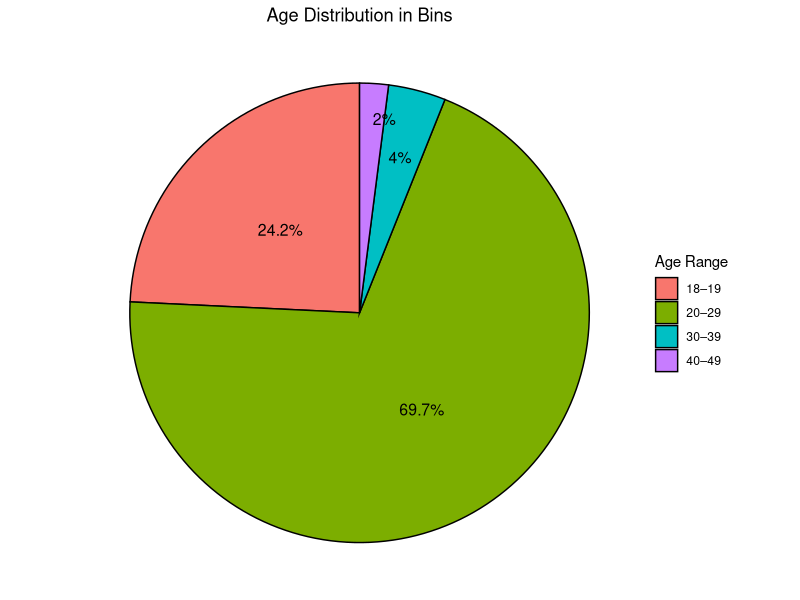
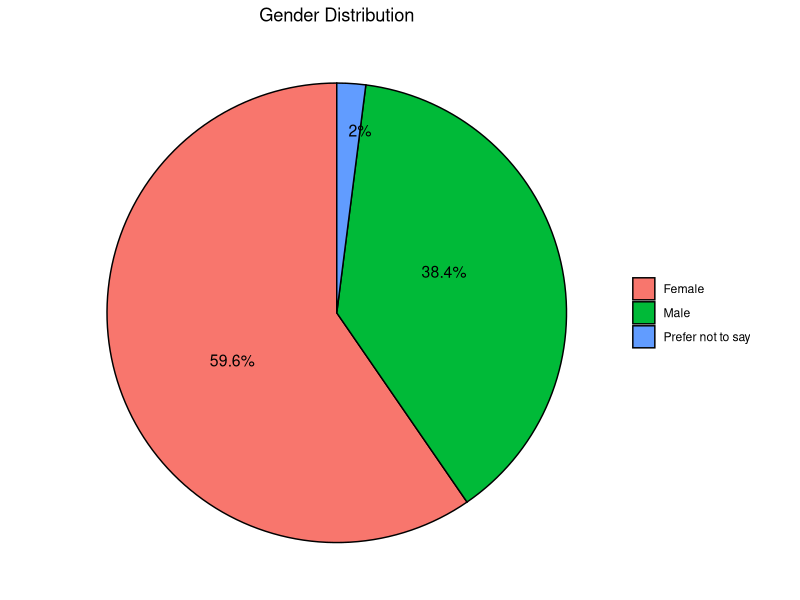
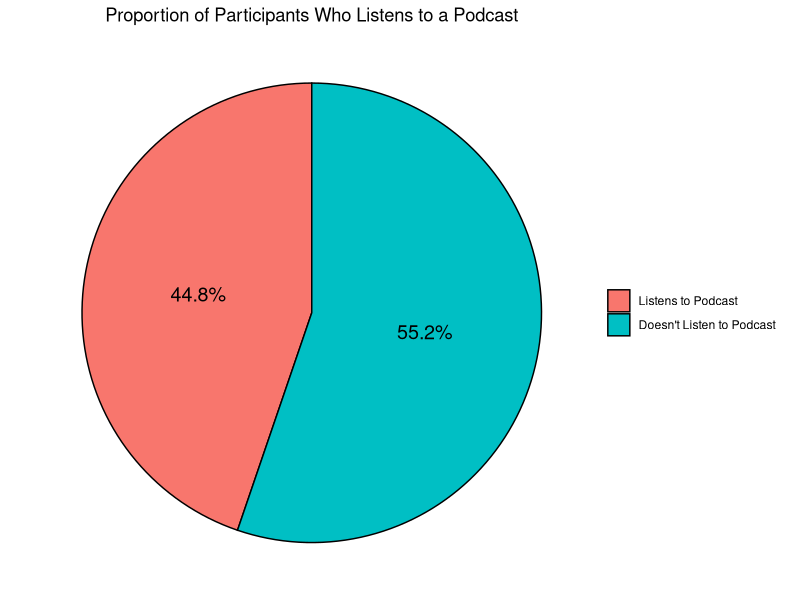
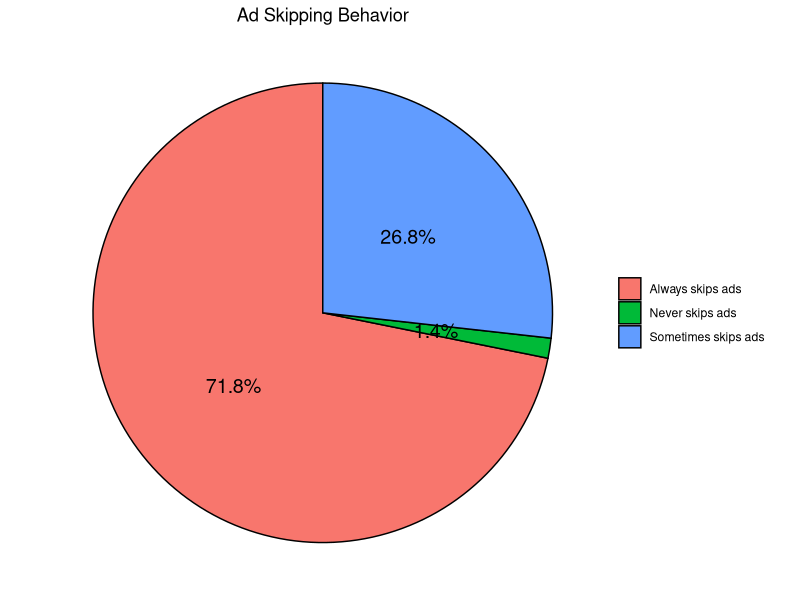

Reproduce these figures in R, in order. (Note: this script raises an error after producing the figures.)
## ---- chunk 1

# Load libraries
library(tidyr)
library(gridExtra)
library(readxl)
library(dplyr)
library(corrplot)
library(writexl)
library(ggplot2)
library(stringr)
#library(gt)

# Load datasets

lying <- read_excel("data/lying_data.xlsx")
## ---- chunk 2

### AGE PIE CHART ###

#range(lying$Age, na.rm = TRUE)
# 18 - 48 years old

# Bin:
# 18 - 19
# 20 - 29
# 30 - 39
# 40 - 49

# 1. Create age bins
age_bins <- cut(lying$Age,
                breaks = c(17, 19, 29, 39, 49),
                labels = c("18–19", "20–29", "30–39", "40–49"),
                right = TRUE)

# 2. Create dataframe with counts & percentages
age_counts <- as.data.frame(table(age_bins))
colnames(age_counts) <- c("AgeGroup", "Count")

age_counts <- age_counts %>%
  mutate(Percent = round(Count / sum(Count) * 100, 1),
         Label = paste0(Percent, "%"))

# 3. Plot with percentage labels, black borders, and reduced font size
ggplot(age_counts, aes(x = "", y = Count, fill = AgeGroup)) +
  geom_bar(stat = "identity", width = 1, color = "black") +  # Black border around slices
  coord_polar(theta = "y") +
  theme_void() +
  labs(title = "Age Distribution in Bins") +
  guides(fill = guide_legend(title = "Age Range")) +  # Add legend title
  
  # 4. Add text for larger slices (inside the pie)
  geom_text(aes(label = ifelse(AgeGroup %in% c("18–19", "20–29"), Label, "")), 
            position = position_stack(vjust = 0.5), 
            color = "black", size = 4) +  # Reduced font size
  
  # 5. Add text for smaller slices (outside the pie)
  geom_text(aes(label = ifelse(AgeGroup == "30–39", Label, "")),
            position = position_nudge(x = 0.2),  # Adjust x to move the text for 30–39
            color = "black", size = 4) +  # Reduced font size
  
  geom_text(aes(label = ifelse(AgeGroup == "40–49", Label, "")),
            position = position_nudge(x = 0.35),  # Adjust x to move the text for 40–49
            color = "black", size = 4) +  # Reduced font size
  
  theme(plot.title = element_text(hjust = 0.5))  # Center the title
## ---- chunk 3

## GENDER PIE CHART ###

# Create dataframe with counts & percentages for Gender
gender_counts <- as.data.frame(table(lying$Gender))
colnames(gender_counts) <- c("Gender", "Count")

gender_counts <- gender_counts %>%
  mutate(Percent = round(Count / sum(Count) * 100, 1),
         Label = paste0(Percent, "%"))

# Plot Gender Distribution Pie Chart
ggplot(gender_counts, aes(x = "", y = Count, fill = Gender)) +
  geom_bar(stat = "identity", width = 1, color = "black") +
  coord_polar(theta = "y") +
  theme_void() +
  labs(title = "Gender Distribution") +
  theme(legend.title = element_blank(),
        plot.title = element_text(hjust = 0.5)) +

  # Text for genders EXCEPT "Prefer not to say"
  geom_text(data = subset(gender_counts, Gender != "Prefer not to say"),
            aes(label = Label), 
            position = position_stack(vjust = 0.5), 
            color = "black", size = 4) +

  # Text for "Prefer not to say" with adjusted position
  geom_text(data = subset(gender_counts, Gender == "Prefer not to say"),
            aes(label = Label), 
            position = position_nudge(x = 0.3),  # Adjust x as needed
            color = "black", size = 4)
## ---- chunk 4

### SOCIAL MEDIA PIE CHART ###


## ---- chunk 5

#unique(na.omit(lying$`Top 3 Educational _1`))
# 50 unedited podcasts

#length(unique(na.omit(lying$`Top 3 Educational _1`)))
# 50 unedited podcasts

lying <- lying %>%
  mutate(
    podcast_clean = str_trim(str_to_lower(`Top 3 Educational _1`)),
    
    podcast_standard = case_when(
      # Remove non-informative answers
      str_detect(podcast_clean, "^(n[./\\s-]*a|none|not applicable|nothing|no podcast)$") ~ NA_character_,

      # Match actual podcasts
      str_detect(podcast_clean, "joe rogan") ~ "joe rogan experience",
      str_detect(podcast_clean, "mel robbins") ~ "mel robbins podcast",
      str_detect(podcast_clean, "ted ?talks?") ~ "ted talks",
      str_detect(podcast_clean, "npr") ~ "npr",
      str_detect(podcast_clean, "cnn") ~ "cnn",
      str_detect(podcast_clean, "ed mylett") ~ "the ed mylett show",
      str_detect(podcast_clean, "jay shetty") ~ "jay shetty",
      str_detect(podcast_clean, "pod save america") ~ "pod save america",
      str_detect(podcast_clean, "craig groeschel") ~ "craig groeschel leadership podcast",
      str_detect(podcast_clean, "science vs") ~ "science vs",
      str_detect(podcast_clean, "the psychology of your 20") ~ "the psychology of your 20's",
      str_detect(podcast_clean, "easy spanish") ~ "easy spanish",
      str_detect(podcast_clean, "stuff you should know") ~ "stuff you should know",
      str_detect(podcast_clean, "pat mcafee") ~ "pat mcafee show",
      str_detect(podcast_clean, "planet money") ~ "planet money",
      str_detect(podcast_clean, "morning brew") ~ "morning brew",
      str_detect(podcast_clean, "apple news today") ~ "apple news today",
      str_detect(podcast_clean, "on the media") ~ "on the media",
      str_detect(podcast_clean, "the weeds") ~ "the weeds",
      str_detect(podcast_clean, "the muckrake") ~ "the muckrake podcast",
      str_detect(podcast_clean, "majority report") ~ "the majority report",
      str_detect(podcast_clean, "comment section") ~ "the comment section",
      str_detect(podcast_clean, "book review") ~ "the book review",
      str_detect(podcast_clean, "unbiased") ~ "unbiased",
      str_detect(podcast_clean, "turning point usa") ~ "turning point usa",
      str_detect(podcast_clean, "textory") ~ "textory",
      str_detect(podcast_clean, "rrc") ~ "rrc",
      str_detect(podcast_clean, "israel: state of a nation") ~ "israel: state of a nation",

      # Otherwise, return cleaned raw input
      TRUE ~ podcast_clean
    )
  )

# unique(lying$podcast_standard)
# 37 including missing values

# unique(na.omit(lying$podcast_standard))
# 36 different podcasts

#length(unique(na.omit(lying$podcast_standard)))
# 36 different podcasts

"joe rogan experience" #1–5 hours              
"dead meat podcast" #1-2 hors
"school"
"the psychology of your 20's" # 1 hour (50 mins)
"jay shetty"
"the ed mylett show"                 
"turning point usa"                  
"the bill simmons"                  
"cnn"
"the book review"
"the comment section"
"bigdeal"                           
"mel robbins podcast"
"phnx arizona cardinals podcast"
"ted talks"
"pod save america"                  
"easy spanish"
"podsave america"
"craig groeschel leadership podcast"
"the weeds"                         
"rrc"
"israel: state of a nation"
"textory"
"the muckrake podcast"
"npr"
"the majority report"
"unbiased"
"apple news today"                  
"on the media"
"stuff you should know"
"pat mcafee show"
"science vs"                        
"morning brew"
"planet money"
"tangle"
"the ultimate human"
## ---- chunk 6

### PODCAST VS. NON-PODCAST LISTENERS PIE CHART ###

# Assuming podcast_standard is a column in a dataframe called 'lying'
podcast_status <- ifelse(is.na(lying$podcast_standard) | lying$podcast_standard == "", 
                         "Doesn't Listen to Podcast", 
                         "Listens to Podcast")
podcast_status <- factor(podcast_status, levels = c("Listens to Podcast", "Doesn't Listen to Podcast"))

podcast_summary <- as.data.frame(table(podcast_status))
colnames(podcast_summary) <- c("Status", "Count")

podcast_summary <- podcast_summary %>%
  mutate(Percent = round(Count / sum(Count) * 100, 1),
         Label = paste0(Percent, "%"))

ggplot(podcast_summary, aes(x = "", y = Count, fill = Status)) +
  geom_bar(stat = "identity", width = 1, color = "black") +
  coord_polar(theta = "y") +
  theme_void() +
  labs(title = "Proportion of Participants Who Listens to a Podcast") +
  theme(plot.title = element_text(hjust = 0.5),
        legend.title = element_blank()) +
  geom_text(aes(label = Label), 
            position = position_stack(vjust = 0.5), 
            color = "black", size = 5)
## ---- chunk 7

#unique(lying$`Ad Skipping`)

# Create a cleaned version of the column
ad_skipping_clean <- lying$`Ad Skipping` %>%
  na.omit() %>%
  recode("I sometimes skip past ads." = "Sometimes skips ads",
         "I always skip past ads."   = "Always skips ads",
         "I never skip past ads."    = "Never skips ads")

ad_skip_summary <- as.data.frame(table(ad_skipping_clean))
colnames(ad_skip_summary) <- c("AdSkipping", "Count")

ad_skip_summary <- ad_skip_summary %>%
  mutate(Percent = round(Count / sum(Count) * 100, 1),
         Label = paste0(Percent, "%"))

ggplot(ad_skip_summary, aes(x = "", y = Count, fill = AdSkipping)) +
  geom_bar(stat = "identity", width = 1, color = "black") +
  coord_polar(theta = "y") +
  theme_void() +
  labs(title = "Ad Skipping Behavior") +
  theme(plot.title = element_text(hjust = 0.5),
        legend.title = element_blank()) +
  geom_text(aes(label = Label), 
            position = position_stack(vjust = 0.5), 
            color = "black", size = 5)

## ---- chunk 8

# Define custom labels for groups
group_titles <- c(
  "1" = "VISUAL AD", # Test Group (Visual)
  "2" = "VISUAL AD", # Control Group (Visual)
  "3" = "AUDIO AD", # Test Group (Audio)
  "4" = "AUDIO AD" # Control Group (Audio)
)

# Reshape the data to long format for easier faceting
long_data <- misinfo_filtered %>%
  # Convert both "ITMIST PRE SCORE" and "ITMIST POST SCORE" to numeric
  mutate(
    `ITMIST PRE SCORE` = as.numeric(`ITMIST PRE SCORE`),
    `ITMIST POST SCORE` = as.numeric(`ITMIST POST SCORE`)
  ) %>%
  select(GROUP, `ITMIST PRE SCORE`, `ITMIST POST SCORE`) %>%  # Updated column names here
  pivot_longer(cols = c(`ITMIST PRE SCORE`, `ITMIST POST SCORE`), 
               names_to = "Test_Time", 
               values_to = "Score") %>%
  mutate(Test_Time = factor(Test_Time, levels = c("ITMIST PRE SCORE", "ITMIST POST SCORE")))  # Updated levels

# Create the plot for Groups 2 and 4 (Control Group)
plot2 <- ggplot(long_data %>% filter(GROUP %in% c(2, 4)), aes(x = Test_Time, y = Score, fill = Test_Time)) +
  geom_boxplot(outlier.colour = "red", outlier.shape = 16, outlier.size = 2) +
  facet_wrap(~ GROUP, labeller = as_labeller(group_titles)) +  # Only for Groups 2 and 4
  labs(
    title = "ITMIST Scores Before & After Ad - Control Group\n",  # Updated title for ITMIST
    x = "\nITMIST Test Scores",  # Updated axis label for ITMIST
    y = "Score\n"
  ) +
  theme_minimal() +
  theme(
    plot.title = element_text(hjust = 0.5, size = 14, face = "bold"),
    legend.position = "none"
  )

# Use grid.arrange to display the plot
grid.arrange(plot2)  # Display the plot for Control Groups (2 & 4)
## ---- chunk 9

lie_counts_wide <- lie_counts %>%
  select(GROUP, QuestionType, Response, n) %>%
  pivot_wider(names_from = Response, values_from = n, values_fill = 0)

# Then use gt or kable
#lie_counts_wide %>%
#  gt()
## ---- chunk 10

# Prepare data for stacked bar chart
stacked_data <- misinfo_filtered %>%
  count(GROUP, CHANGED_LENGTH_QQ1) %>%
  group_by(GROUP) %>%
  mutate(percentage = n / sum(n) * 100) %>%  # Convert to percentage
  ungroup()

# Ensure GROUP and CHANGED_LENGTH_QQ1 are factors for proper ordering
stacked_data$GROUP <- factor(stacked_data$GROUP, levels = c("1", "2", "3", "4"))
stacked_data$CHANGED_LENGTH_QQ1 <- factor(stacked_data$CHANGED_LENGTH_QQ1, levels = c("1", "2", "3"))

# Define custom labels for groups
group_titles <- c(
  "1" = "Test Group (Visual)",
  "2" = "Control Group (Visual)",
  "3" = "Test Group (Audio)",
  "4" = "Control Group (Audio)"
)

# Define labels for CHANGED_LENGTH_QQ1
view_labels <- c("1" = "Length stayed about the same",
                 "2" = "Length became longer",
                 "3" = "Length became shorter")

# Custom colors
custom_colors <- c("skyblue", "red", "orange")

# Create the stacked bar chart
stacked_bar_chart <- ggplot(stacked_data, aes(x = GROUP, y = percentage, fill = CHANGED_LENGTH_QQ1)) +
  geom_bar(stat = "identity", color = "black") +  # Stacked bars with black borders
  geom_text(aes(label = paste0(round(percentage, 1), "%")), 
            position = position_stack(vjust = 0.5),  # Position labels in center of bars
            color = "black", size = 4) +  # Adjust label size and color
  labs(
    title = "Change in QQ1 Comment Length After\nExposed to Ad",
    x = "\nGroup",
    y = "Percentage\n",
    fill = "Comment Length"
  ) +
  scale_x_discrete(labels = group_titles) +  # Map numeric groups to names
  scale_fill_manual(values = custom_colors, labels = view_labels) +  # Apply colors and labels
  theme_minimal() + 
  theme(
    plot.title = element_text(hjust = 0.5, size = 14, face = "bold"),  # Center and style the title
    axis.text.x = element_text(angle = 30, hjust = 1),  # Tilt x-axis labels for readability
    legend.position = "right",  # Keep legend visible
    legend.title = element_text(face = "bold"),
    legend.text = element_text(size = 10)
  )

# Print the stacked bar chart
print(stacked_bar_chart)
## ---- chunk 11

# Step 1: Reshape, include GROUP, relabel columns
type_of_lie_long <- lying %>%
  select(GROUP, QQ3_TYPE_OF_LIE, QQ3_LIE_2_SUMMARY) %>%
  pivot_longer(cols = c(QQ3_TYPE_OF_LIE, QQ3_LIE_2_SUMMARY),
               names_to = "QuestionType",
               values_to = "Response") %>%
  drop_na() %>%
  mutate(QuestionType = recode(QuestionType,
                               QQ3_TYPE_OF_LIE = "Before Ad",
                               QQ3_LIE_2_SUMMARY = "After Ad"))

# Step 2: Count and calculate percentages for each GROUP
lie_counts <- type_of_lie_long %>%
  group_by(GROUP, QuestionType, Response) %>%
  summarise(n = n(), .groups = "drop") %>%
  group_by(GROUP, QuestionType) %>%
  mutate(perc = n / sum(n) * 100)

# Step 3: Set factor levels for consistent x-axis order
lie_counts$QuestionType <- factor(lie_counts$QuestionType, levels = c("Before Ad", "After Ad"))

# Step 4: Create one plot per GROUP
plot_list <- lapply(unique(lie_counts$GROUP), function(g) {
  ggplot(filter(lie_counts, GROUP == g), aes(x = QuestionType, y = n, fill = Response)) +
    geom_bar(stat = "identity", position = "stack", color = "black") +
    geom_text(aes(label = paste0(round(perc, 1), "%")),
              position = position_stack(vjust = 0.5),
              size = 3,
              color = "black") +
    labs(title = paste("Group:", g),
         x = "\nResponses",
         y = "Count\n") +
    theme_minimal() #+
    #theme(axis.text.x = element_text(angle = 15, hjust = 1))
})

# Step 5: Print each plot
plot_list[[1]]  # Control Group (Visual)
plot_list[[2]]  # Test Group (Visual)
plot_list[[3]]  # Control Group (Audio)
plot_list[[4]]  # Test Group (Audio)
## ---- chunk 12

# Step 1: Reshape, include GROUP, relabel columns
type_of_lie_long <- lying %>%
  select(GROUP, QQ3_TYPE_OF_LIE, QQ3_LIE_2_SUMMARY) %>%
  pivot_longer(cols = c(QQ3_TYPE_OF_LIE, QQ3_LIE_2_SUMMARY),
               names_to = "QuestionType",
               values_to = "Response") %>%
  drop_na() %>%
  mutate(QuestionType = recode(QuestionType,
                               QQ3_TYPE_OF_LIE = "Before Ad",
                               QQ3_LIE_2_SUMMARY = "After Ad"))

# Step 2: Count and calculate percentages for each GROUP
lie_counts <- type_of_lie_long %>%
  group_by(GROUP, QuestionType, Response) %>%
  summarise(n = n(), .groups = "drop") %>%
  group_by(GROUP, QuestionType) %>%
  mutate(perc = n / sum(n) * 100)

# Step 3: Set factor levels for consistent x-axis order
lie_counts$QuestionType <- factor(lie_counts$QuestionType, levels = c("Before Ad", "After Ad"))

# Step 4: Create one plot per GROUP
plot_list <- lapply(unique(lie_counts$GROUP), function(g) {
  ggplot(filter(lie_counts, GROUP == g), aes(x = QuestionType, y = n, fill = Response)) +
    geom_bar(stat = "identity", position = "stack", color = "black") +
    geom_text(aes(label = n),
              position = position_stack(vjust = 0.5),
              size = 3,
              color = "black") +
    labs(title = paste("Group:", g),
         x = "\nResponses",
         y = "Count\n") +
    theme_minimal()
})

# Step 5: Print each plot
plot_list[[1]]  # Control Group (Visual)
plot_list[[2]]  # Test Group (Visual)
plot_list[[3]]  # Control Group (Audio)
plot_list[[4]]  # Test Group (Audio)
